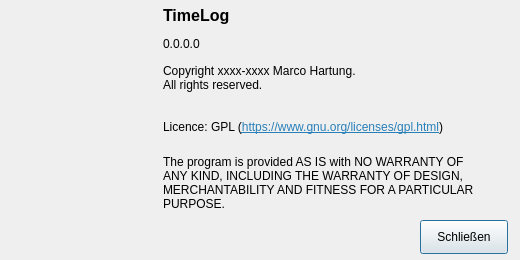
<?xml version="1.0" encoding="UTF-8"?>
<ui version="4.0">
 <class>AboutDlg</class>
 <widget class="QDialog" name="AboutDlg">
  <property name="geometry">
   <rect>
    <x>0</x>
    <y>0</y>
    <width>520</width>
    <height>260</height>
   </rect>
  </property>
  <property name="windowTitle">
   <string>About TimeLog</string>
  </property>
  <widget class="QPushButton" name="pbClose">
   <property name="geometry">
    <rect>
     <x>420</x>
     <y>220</y>
     <width>88</width>
     <height>34</height>
    </rect>
   </property>
   <property name="text">
    <string>Schließen</string>
   </property>
  </widget>
  <widget class="QWidget" name="horizontalLayoutWidget">
   <property name="geometry">
    <rect>
     <x>7</x>
     <y>0</y>
     <width>1041</width>
     <height>211</height>
    </rect>
   </property>
   <layout class="QHBoxLayout" name="horizontalLayout">
    <item>
     <widget class="QLabel" name="label_4">
      <property name="minimumSize">
       <size>
        <width>0</width>
        <height>0</height>
       </size>
      </property>
      <property name="maximumSize">
       <size>
        <width>150</width>
        <height>150</height>
       </size>
      </property>
      <property name="text">
       <string/>
      </property>
      <property name="pixmap">
       <pixmap resource="res.qrc">:/resource/clock_black.png</pixmap>
      </property>
      <property name="scaledContents">
       <bool>true</bool>
      </property>
     </widget>
    </item>
    <item>
     <layout class="QVBoxLayout" name="verticalLayout">
      <item>
       <widget class="QLabel" name="label">
        <property name="minimumSize">
         <size>
          <width>0</width>
          <height>0</height>
         </size>
        </property>
        <property name="maximumSize">
         <size>
          <width>16777215</width>
          <height>30</height>
         </size>
        </property>
        <property name="font">
         <font>
          <pointsize>12</pointsize>
          <weight>75</weight>
          <bold>true</bold>
         </font>
        </property>
        <property name="text">
         <string>TimeLog</string>
        </property>
       </widget>
      </item>
      <item>
       <widget class="QLabel" name="label_AppVersion">
        <property name="maximumSize">
         <size>
          <width>16777215</width>
          <height>15</height>
         </size>
        </property>
        <property name="text">
         <string>0.0.0.0</string>
        </property>
       </widget>
      </item>
      <item>
       <widget class="QLabel" name="label_Copyright">
        <property name="text">
         <string>&lt;html&gt;&lt;head/&gt;&lt;body&gt;&lt;p&gt;Copyright xxxx-xxxx Marco Hartung.&lt;br/&gt;All rights reserved.&lt;/p&gt;&lt;/body&gt;&lt;/html&gt;</string>
        </property>
       </widget>
      </item>
      <item>
       <widget class="QLabel" name="label_licence">
        <property name="text">
         <string>&lt;html&gt;&lt;head/&gt;&lt;body&gt;&lt;p&gt;Licence: GPL (&lt;a href=&quot;https://www.gnu.org/licenses/gpl.html&quot;&gt;&lt;span style=&quot; text-decoration: underline; color:#2980b9;&quot;&gt;https://www.gnu.org/licenses/gpl.html&lt;/span&gt;&lt;/a&gt;)&lt;/p&gt;&lt;/body&gt;&lt;/html&gt;</string>
        </property>
        <property name="openExternalLinks">
         <bool>true</bool>
        </property>
       </widget>
      </item>
      <item>
       <widget class="QLabel" name="label_3">
        <property name="text">
         <string>&lt;html&gt;&lt;head/&gt;&lt;body&gt;&lt;p&gt;The program is provided AS IS with NO WARRANTY OF&lt;br/&gt;ANY KIND, INCLUDING THE WARRANTY OF DESIGN,&lt;br/&gt;MERCHANTABILITY AND FITNESS FOR A PARTICULAR&lt;br/&gt;PURPOSE.&lt;/p&gt;&lt;/body&gt;&lt;/html&gt;</string>
        </property>
        <property name="alignment">
         <set>Qt::AlignJustify|Qt::AlignVCenter</set>
        </property>
        <property name="wordWrap">
         <bool>true</bool>
        </property>
       </widget>
      </item>
     </layout>
    </item>
   </layout>
  </widget>
 </widget>
 <resources>
  <include location="res.qrc"/>
 </resources>
 <connections/>
</ui>
